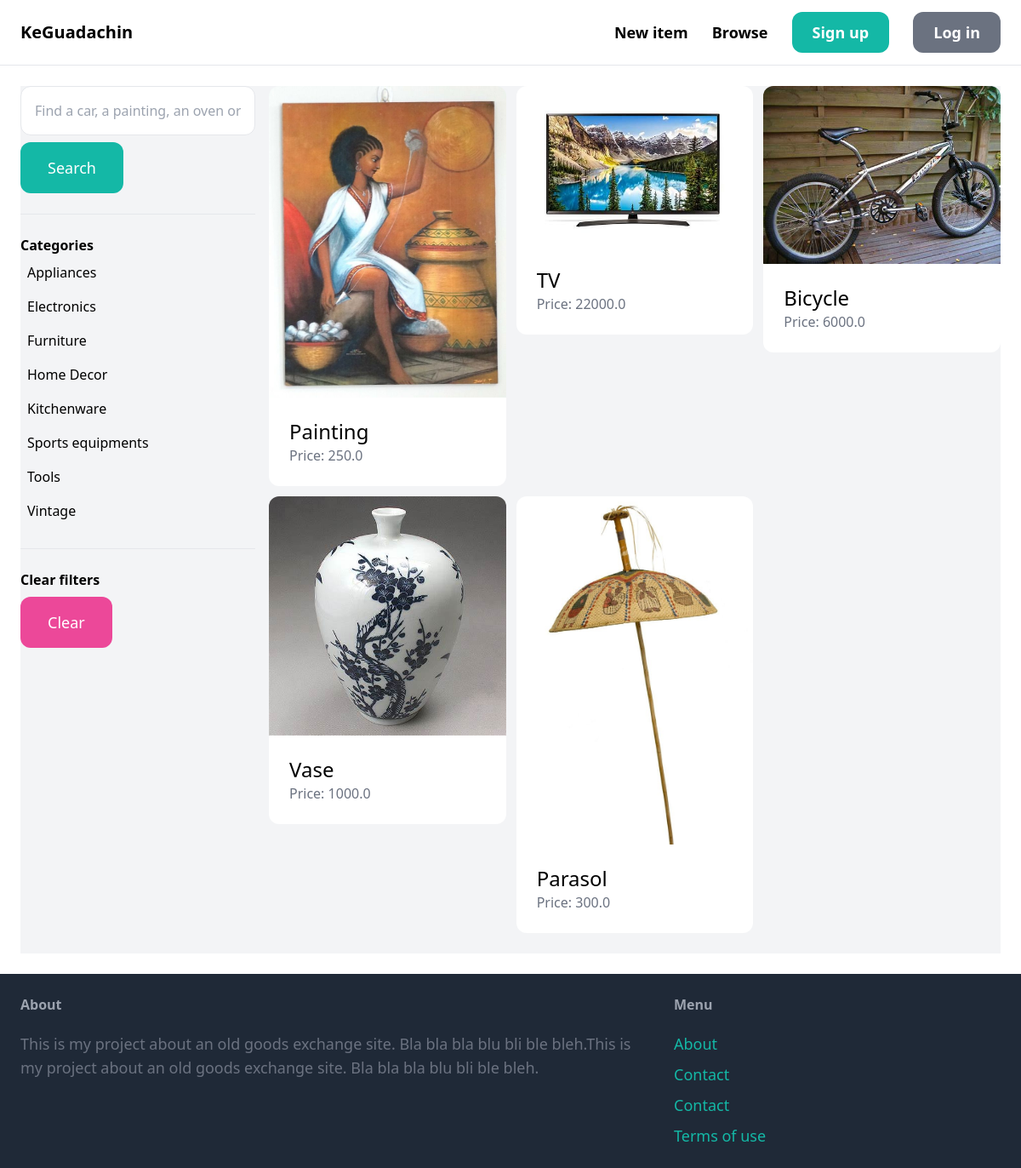
The app's page /items/, older data.
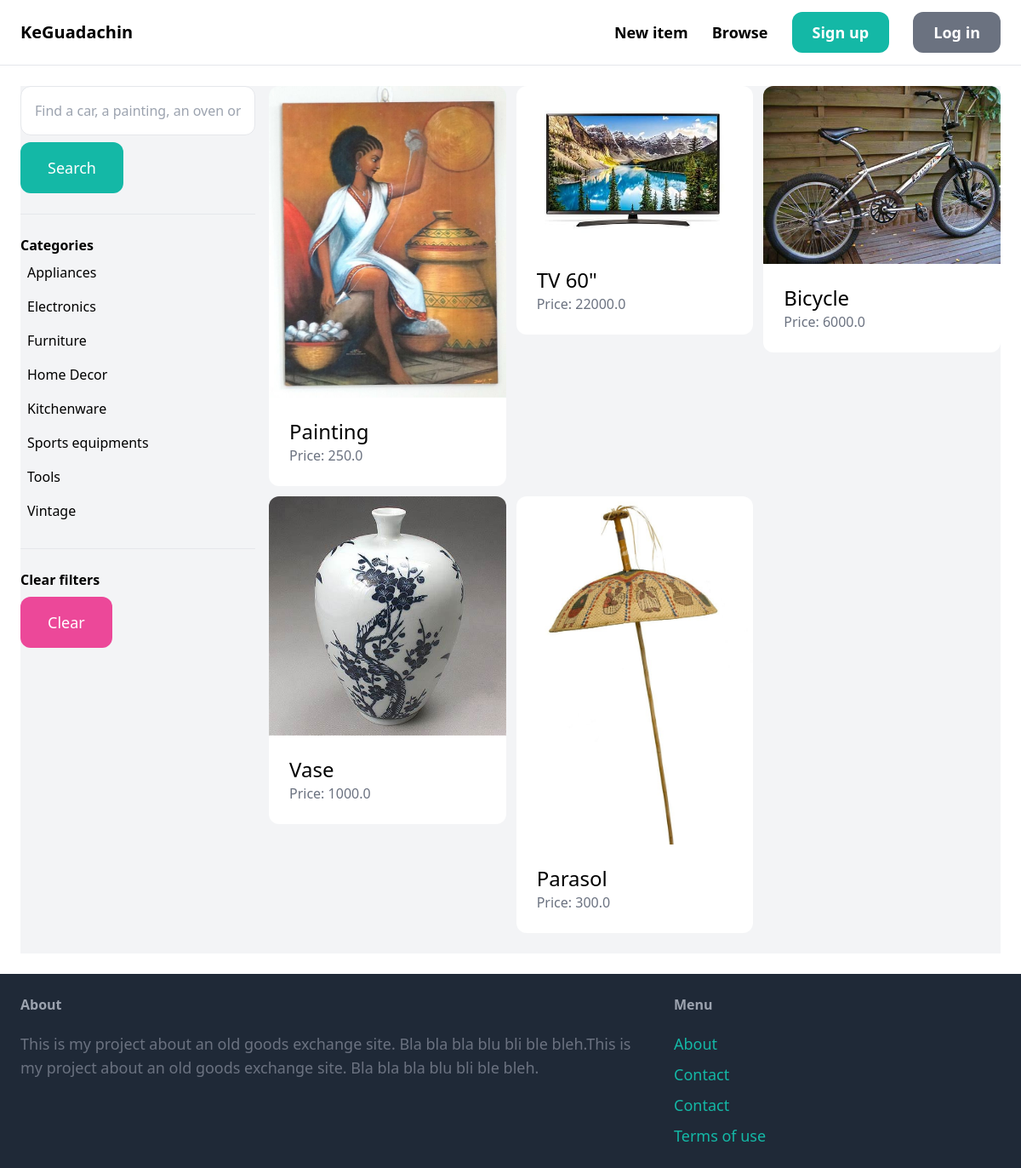
The same page, newer data.
### item/models.py (models this page shows, shortened)
class Item(models.Model):
    category = models.ForeignKey(Category, related_name='items', on_delete=models.CASCADE)
    name = models.CharField(max_length=255)
    description = models.TextField(blank=True, null=True)
    price = models.FloatField()
    image = models.ImageField(upload_to='item_images', blank=True, null=True)
    is_sold = models.BooleanField(default=False)
    created_by = models.ForeignKey(User, related_name='items', on_delete=models.CASCADE)
    created_at = models.DateTimeField(auto_now_add=True)

### item/views.py (the view)
# urls.py: path('items/', include('item.urls')),
def items(request):
    query = request.GET.get('query', '')
    category_id = request.GET.get('category', 0)
    categories = Category.objects.all()
    items = Item.objects.filter(is_sold=False)
    if category_id:
        items = items.filter(category_id=category_id)
    if query:
        items = items.filter(Q(name__icontains=query) | Q(description_icontains=query))
    return render(request, 'item/items.html', {
        'items': items,
        'query': query,
        'categories': categories,
        'category_id': int(category_id),
    })

### item/templates/item/items.html (shortened to what this page needs)
{% extends 'core/base.html' %}
{% block content %}
    <div class="pb-6 grid grid-cols-4 gap-4 bg-gray-100">
        <div class="col-span-1">
            <form method="get" action="{% url 'item:items' %}">
                <input name="query" class="w-full py-4 px-4 border rounded-xl" type="text" value="{{ query }}" placeholder="Find a car, a painting, an oven or a sofa...">
                <button class="mt-2 py-4 px-8 text-lg bg-teal-500 text-white rounded-xl">Search</button>
            </form>
            <hr class="my-6">
            <p class="font-semibold">Categories</p>
            <ul>
                {% for category in categories %}
                    <li class="py-2 px-2 rounded-xl{% if category.id == category_id %} bg-gray-500{% endif %}">
                        <a href="{% url 'item:items' %}?query={{ query }}&category={{ category.id }}">{{ category.name }}</a>
                    </li>
                {% endfor %}
            </ul>
            <hr class="my-6">
            <p class="font-semibold">Clear filters</p>
            <ul>
                <li><a href="{% url 'item:items' %}" class="mt-2 py-4 px-8 inline-block bg-pink-500 text-lg rounded-xl text-white">Clear</a>
                </li>
            </ul>
        </div>
        <div class="col-span-3">
            <div class="grid grid-cols-3 gap-3">
                {% for item in items %}
                 <div>
                        <a href="{% url 'item:detail' item.id %}">
                            <div>
                                <img src="{{ item.image.url }}" class="rounded-t-xl">
                            </div>
                            <div class="p-6 bg-white rounded-b-xl">
                                <h2 class="text-2xl">{{ item.name }}</h2>
                                <p class="text-gray-500">Price: {{ item.price }}</p>
                            </div>
                        </a>
                    </div>
                {% endfor %}
          </div>
        </div>
    </div>
{% endblock %}

Row changes from the older to the newer data that the page shows:
changed Item (number 2 of 5 on the later page): name "TV" → "TV 60\""
